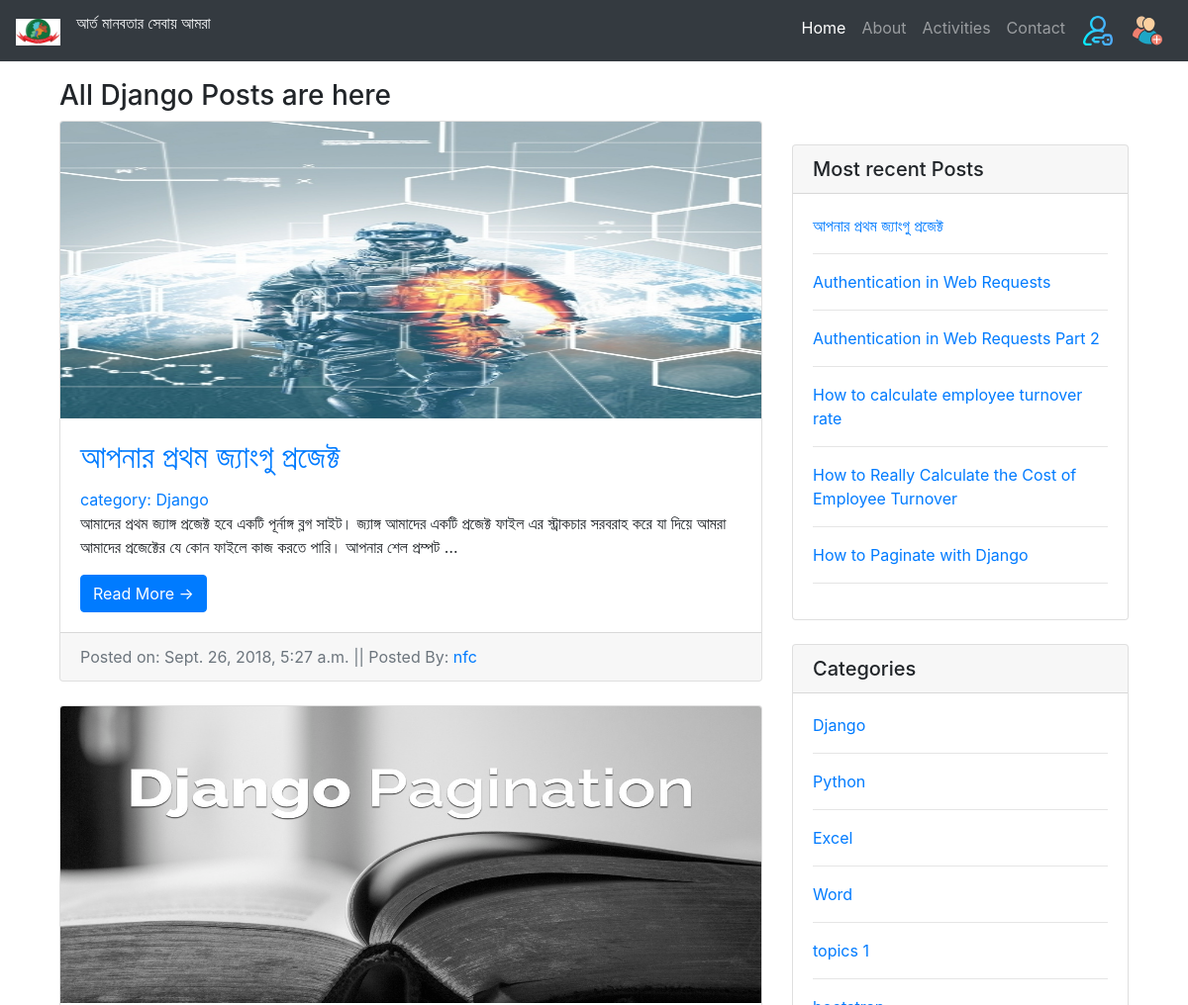
The app's page /category/Django (upper part), older data.
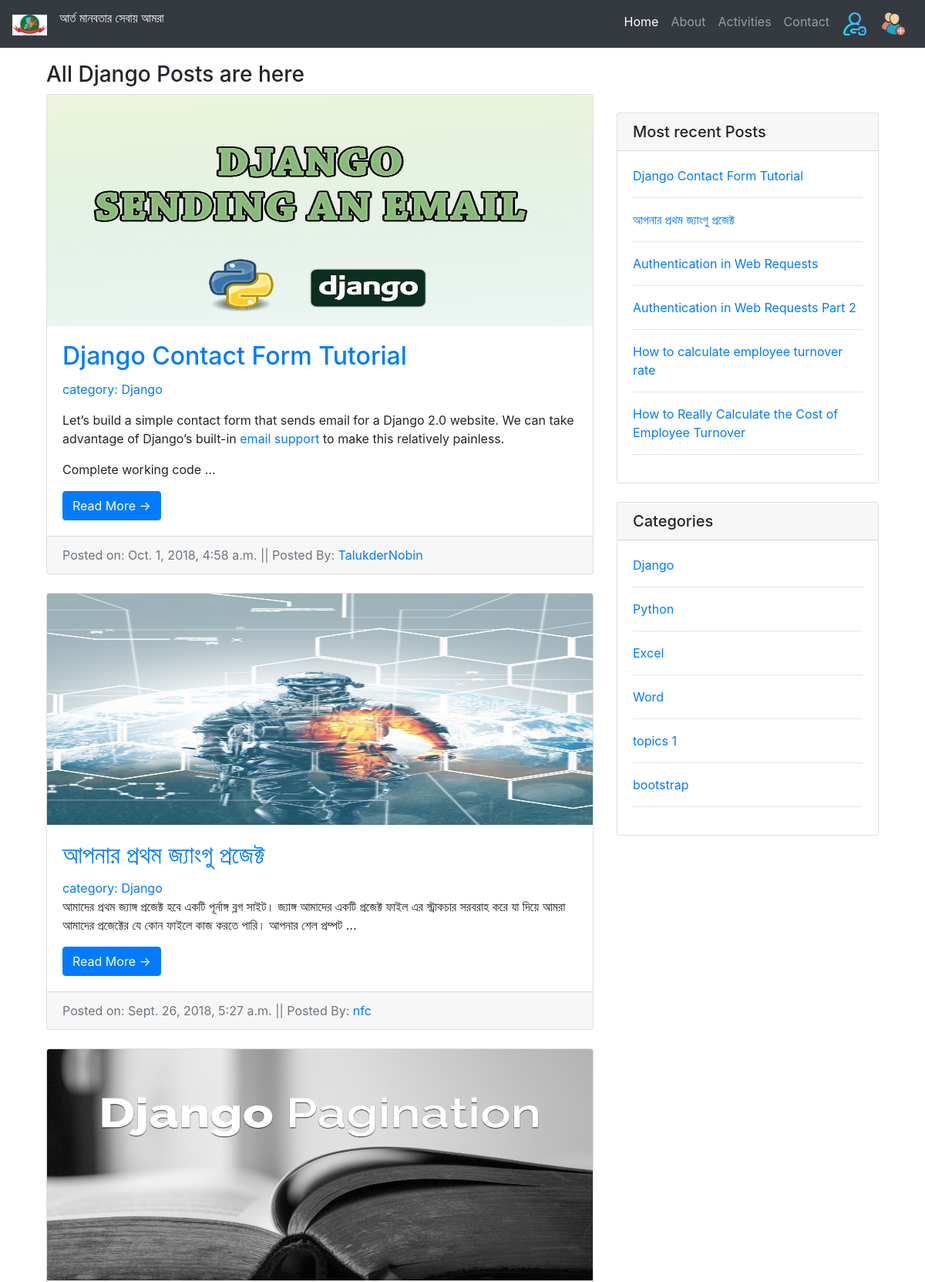
The same page, newer data.
### nfc/models.py (models this page shows, shortened)
class category(models.Model):
    name = models.CharField(max_length=100)

class post(models.Model):
    post_author = models.ForeignKey(author, on_delete=models.CASCADE)
    post_title = models.CharField(max_length=100)
    slug = models.SlugField(max_length=100)
    post_body = RichTextUploadingField()
    post_image = models.FileField()
    post_category = models.ForeignKey(category, on_delete=models.CASCADE)
    posted_on = models.DateTimeField(auto_now=False, auto_now_add=True)
    updated_on = models.DateTimeField(auto_now=True, auto_now_add=False)
    class Meta:
        ordering = ['-posted_on', ]

class author(models.Model):
    auth_name = models.ForeignKey(User, on_delete=models.CASCADE)
    auth_image = models.FileField()
    auth_details = models.TextField()
    def __str__(self):
        return self.auth_name.username

### nfc/views.py (the view)
# urls.py: path('category/<name>',views.PostTopic, name='category'),
def PostTopic(request, name):
    topic = get_object_or_404(category, name=name)
    post1 = post.objects.filter(post_category=topic.id)
    cat = category.objects.all()
    recent = post.objects.filter().order_by('-posted_on')[0:6]
    paginator = Paginator(post1, 4)
    page = request.GET.get('page')
    try:
        items = paginator.page(page)
    except PageNotAnInteger:
        items = paginator.page(1)
    except EmptyPage:
        items = paginator.page(paginator.num_pages)
    index = items.number - 1
    max_index = len(paginator.page_range)
    start_index = index - 2 if index >= 2 else 0
    end_index = index + 2 if index <= max_index else max_index
    page_range = paginator.page_range[start_index:end_index]
    return render(request,'category.html', {"post1":post1, "topic":topic, 'cat':cat ,'recent': recent,'items': items, 'page_range': page_range })

### nfc/templates/category.html (shortened to what this page needs)
{% extends 'base.html' %}
{% load static %}
{% block content %}
<div class="container">
      <div class="row" style="margin-top: 80px;">
          <h3 class="container">All {{ topic.name }} Posts are here</h3>
        <div class="col-md-8">
            {% for p in post1 %}
          <div class="card mb-4">
            <img class="card-img-top" src="{{ p.post_image.url }}" alt="Card image cap" height="300px" width="300px">
            <div class="card-body">
              <h2 class="card-title"><a href="{% url 'nfc:post_detail' id=p.id %}">{{ p.post_title }}</a></h2>
               <a href="{% url 'nfc:category' name=p.post_category.name %}">category: {{ p.post_category.name }}</a>
              <p class="card-text">{{ p.post_body|truncatewords:32|safe }}</p>
              <a href="{% url 'nfc:post_detail' id=p.id %}" class="btn btn-primary">Read More &rarr;</a>
            </div>
            <div class="card-footer text-muted"> Posted on:
                {{ p.posted_on }}
                ||  Posted By:
              <a href="{% url 'nfc:author' name=p.post_author %}">{{ p.post_author.auth_name }}</a>
            </div>
          </div>
            {% endfor %}
        </div>
        <div class="col-md-4">
          <div class="card my-4">
            <h5 class="card-header">Most recent Posts</h5>
              <div class="card-body">
                <ul class="list-unstyled mb-0">
					  {% for r in recent %}
                  <li>
                      <a href="{% url 'nfc:post_detail' id=r.id %}">{{ r.post_title }}</a> <hr>
                  </li>
					  {% endfor %}
                </ul>
            </div>
          </div>
            <div class="card my-4">
            <h5 class="card-header">Categories</h5>
            <div class="card-body">
                  <ul class="list-unstyled mb-0">
                    {% for c in cat %}
                    <li>
                      <a href="{% url 'nfc:category' name=c.name %}"> {{ c.name }}</a> <hr>
                    </li>
                    {% endfor %}
                  </ul>
            </div>
          </div>
        </div>
    </div>
{% endblock %}

### nfc/templates/base.html (shortened to what this page needs)
{% load static %}
<!doctype html>
<html lang="en">
  <head>
    <link rel="stylesheet" href="https://stackpath.bootstrapcdn.com/bootstrap/4.1.3/css/bootstrap.min.css">
    <link href="https://stackpath.bootstrapcdn.com/font-awesome/4.7.0/css/font-awesome.min.css" rel="stylesheet">
    <link rel="stylesheet" href="https://cdnjs.cloudflare.com/ajax/libs/font-awesome/4.7.0/css/font-awesome.min.css">
  </head>
  <body>
   <nav class="navbar navbar-expand-lg navbar-dark bg-dark fixed-top">
       <a class="navbar-brand" href="{% url 'nfc:index' %}">
           <img src="{% static 'img/nfc_logo.jpg' %}" alt="Logo" style="width:45px;">
       </a>
       <p class="text-light"> আর্ত মানবতার সেবায় আমরা</p>
        <div class="collapse navbar-collapse" id="navbarResponsive">
          <ul class="navbar-nav ml-auto">
            <li class="nav-item active">
              <a class="nav-link" href="{% url 'nfc:index' %}">Home
              </a>
            </li>
            <li class="nav-item">
              <a class="nav-link" href="{% url 'nfc:about' %}">About</a>
            </li>
            <li class="nav-item">
              <a class="nav-link" href="{% url 'nfc:activity' %}">Activities</a>
            </li>
            <li class="nav-item">
              <a class="nav-link" href="{% url 'contact:contact' %}">Contact</a>
            </li>
            {% if request.user.is_authenticated %}
			<li class="nav-item">
                <a class="nav-link" href="{% url 'nfc:profile' %}">
                    <img src="{% static 'img/user.svg' %}" alt="Logo" width="34" height="30">
                </a>
            </li>
			<li class="nav-item">
                <a class="nav-link" href="{% url 'nfc:logout' %}">
                    <img src="{% static 'img/exit.svg' %}" alt="Logo" width="34" height="30">
                </a>
            </li>
			    {% else %}
            <li class="nav-item">
                <a class="nav-link" href="{% url 'nfc:login' %}">
                    <img src="{% static 'img/login.svg' %}" alt="Logo" width="34" height="30">
                </a>
            </li>
            <li class="nav-item">
                <a class="nav-link" href="{% url 'nfc:register' %}">
                    <img src="{% static 'img/user(3).svg' %}" alt="Logo" width="34" height="30">
                </a>
            </li>
			{% endif %}
          </ul>
        </div>
    </nav>
<div class="container" style="margin-top: 40px;">
  {% block content %}
  {% endblock %}
</div>
  </body>
</html>

Row changes from the older to the newer data that the page shows:
no longer on one of the page's lists (row unchanged): post: post_title "How to Paginate with Django"
added post: post_image (placeholder picture), post_title "Django Contact Form Tutorial", post_category.name "Django", post_body "Let’s build a simple contact form that sends email for a Django 2.0 website. We can take advantage of Django’s built-in email support to make this relatively painless. Complete working code …", posted_on "Oct. 1, 2018, 4:58 a.m.", post_author.auth_name "TalukderNobin"
now on this page (row unchanged): category: name "bootstrap"
